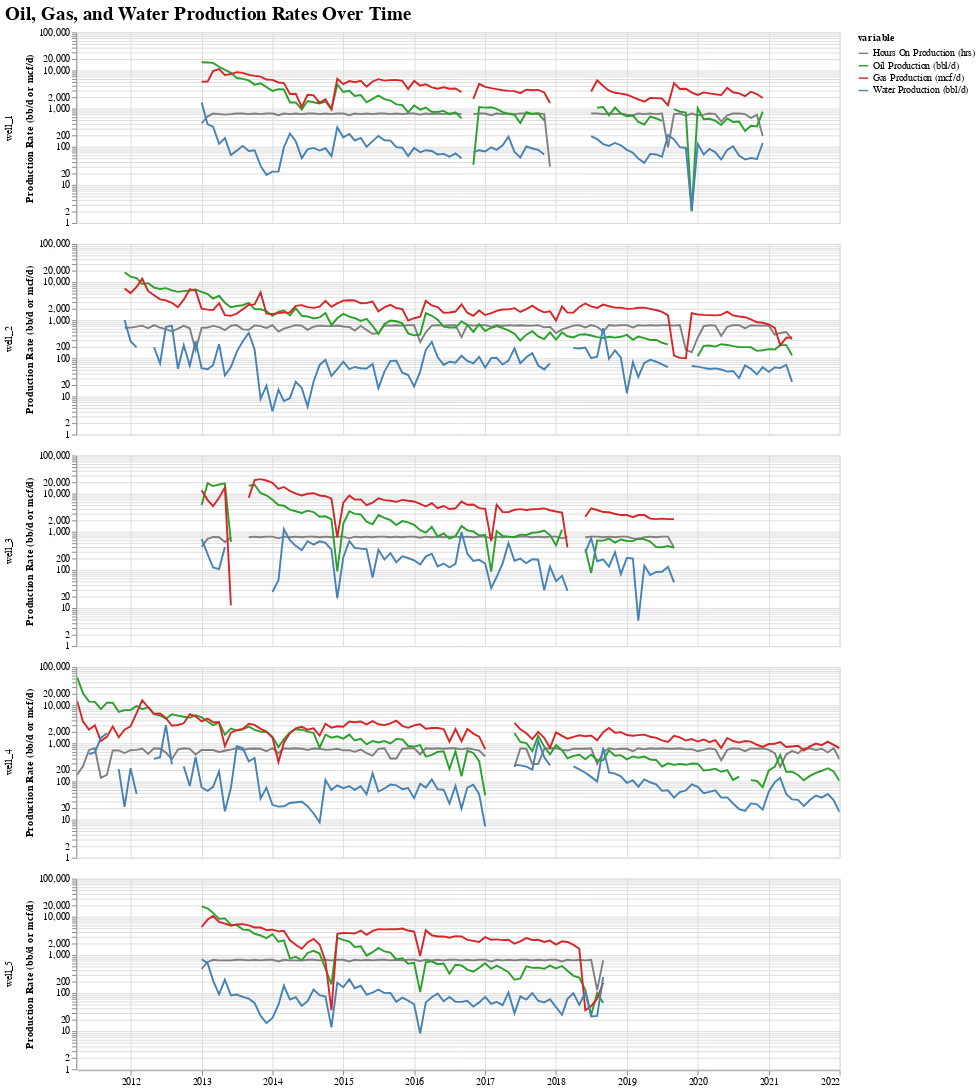

Source (notebook cell):
### Markdown cell above
#### Production Time Series Plots
- Traditionally oil and natural gas production is plotted on a semi-log plot over time.
- These production plots typically include daily average oil, gas, and water production rates as well as the hours on production.

### Code cell
# Create labels for plot
prod_rate_dict = {
    'production_hours':'Hours On Production (hrs)',
    'oil_producing_daily_avg (bbl/day)':'Oil Production (bbl/d)',
    'gas_producing_daily_avg (mcf/day)':'Gas Production (mcf/d)',
    'water_producing_daily_avg (bbl/day)':'Water Production (bbl/d)'
}

# Convert data into a dataframe for Altair plotting
prod_rate_chart_df = (
    df[['well_name', 'date'] + [k for k in prod_rate_dict.keys()]]
        .rename(prod_rate_dict, axis=1)
        .replace({0:np.nan})
        .melt(id_vars=['well_name', 'date'], value_vars=[v for v in prod_rate_dict.values()])
)

# Create plot of log-scaled time series for oil rate, gas rate, water rate, and hours on for each well
alt.Chart(prod_rate_chart_df).mark_line().encode(
    alt.X('date:T').title(None),
    alt.Y('value:Q').scale(type='log').title('Production Rate (bb/d or mcf/d)'),
    alt.Color('variable:N').scale(domain=[v for v in prod_rate_dict.values()], range=['grey', '#2ca02c', '#d62728', 'steelblue']),
    alt.Row('well_name:N').title(None),
    alt.Tooltip(['value:Q'])
).properties(
    height = 200,
    width = 800,
    title=alt.Title('Oil, Gas, and Water Production Rates Over Time', fontSize=20, anchor='start')
).interactive()

### Figure 1 — Vega-Lite specification as saved in the notebook (floating-point values rounded to 4 significant figures; data arrays with more than 128 entries replaced by an {"elided": "..."} marker saying what was removed)
{"config": {"view": {"continuousWidth": 300, "continuousHeight": 300}}, "data": {"name": "data-00f9d9cdb6ab982e81e545fd8303e618"}, "mark": {"type": "line"}, "encoding": {"color": {"field": "variable", "scale": {"domain": ["Hours On Production (hrs)", "Oil Production (bbl/d)", "Gas Production (mcf/d)", "Water Production (bbl/d)"], "range": ["grey", "#2ca02c", "#d62728", "steelblue"]}, "type": "nominal"}, "row": {"field": "well_name", "title": null, "type": "nominal"}, "tooltip": [{"field": "value", "type": "quantitative"}], "x": {"field": "date", "title": null, "type": "temporal"}, "y": {"field": "value", "scale": {"type": "log"}, "title": "Production Rate (bb/d or mcf/d)", "type": "quantitative"}}, "height": 200, "params": [{"name": "param_1", "select": {"type": "interval", "encodings": ["x", "y"]}, "bind": "scales"}], "title": {"text": "Oil, Gas, and Water Production Rates Over Time", "anchor": "start", "fontSize": 20}, "width": 800, "$schema": "https://vega.github.io/schema/vega-lite/v5.20.1.json", "datasets": {"data-00f9d9cdb6ab982e81e545fd8303e618": {"elided": "1960 records"}}}
